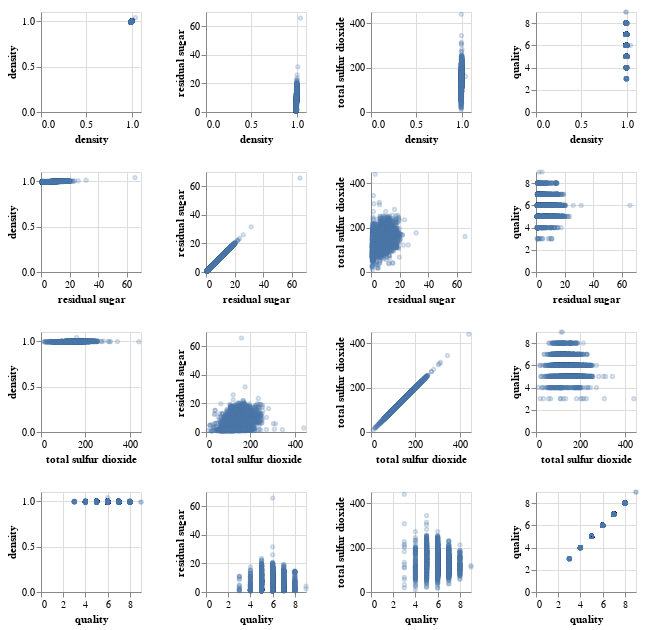

Notebook source saved alongside this figure:
### Markdown cell above
Let's examine the relationship between the three highly correlated features by scatter plot matrix, figure 2, as shown below:

### Code cell
alt.data_transformers.enable('vegafusion')  # simplify working with large datasets

alt.Chart(white_train).mark_point(opacity=0.3, size=10).encode(
     alt.X(alt.repeat('row'), type='quantitative'),         #encodes the x-axis and y-axis as quantitative values. The 'repeat' function is used to specify that the x-axis should repeat for each row and the y-axis should repeat for each column.
     alt.Y(alt.repeat('column'), type='quantitative')
).properties(
    width=100,
    height=100
).repeat(
    column=['density', 'residual sugar', 'total sulfur dioxide', 'quality'],
    row=['density', 'residual sugar', 'total sulfur dioxide','quality'])
